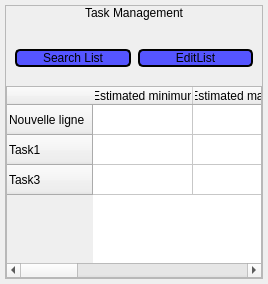
         <widget class="QWidget" name="task_card">
          <property name="sizePolicy">
           <sizepolicy hsizetype="Fixed" vsizetype="Fixed">
            <horstretch>0</horstretch>
            <verstretch>0</verstretch>
           </sizepolicy>
          </property>
          <layout class="QVBoxLayout" name="verticalLayout_9">
           <property name="spacing">
            <number>0</number>
           </property>
           <property name="leftMargin">
            <number>0</number>
           </property>
           <property name="topMargin">
            <number>0</number>
           </property>
           <property name="rightMargin">
            <number>0</number>
           </property>
           <property name="bottomMargin">
            <number>0</number>
           </property>
           <item>
            <widget class="QWidget" name="task_panel" native="true">
             <layout class="QVBoxLayout" name="verticalLayout_22">
              <property name="spacing">
               <number>5</number>
              </property>
              <property name="leftMargin">
               <number>5</number>
              </property>
              <property name="topMargin">
               <number>5</number>
              </property>
              <property name="rightMargin">
               <number>5</number>
              </property>
              <property name="bottomMargin">
               <number>5</number>
              </property>
              <item>
               <widget class="QFrame" name="task_frame">
                <property name="frameShape">
                 <enum>QFrame::StyledPanel</enum>
                </property>
                <property name="frameShadow">
                 <enum>QFrame::Raised</enum>
                </property>
                <layout class="QVBoxLayout" name="verticalLayout_19">
                 <property name="spacing">
                  <number>0</number>
                 </property>
                 <property name="leftMargin">
                  <number>0</number>
                 </property>
                 <property name="topMargin">
                  <number>0</number>
                 </property>
                 <property name="rightMargin">
                  <number>0</number>
                 </property>
                 <property name="bottomMargin">
                  <number>0</number>
                 </property>
                 <item>
                  <widget class="QLabel" name="task_main_title">
                   <property name="styleSheet">
                    <string notr="true">font: 87 15pt &quot;Arial Black&quot;;</string>
                   </property>
                   <property name="text">
                    <string>Task Management</string>
                   </property>
                   <property name="alignment">
                    <set>Qt::AlignCenter</set>
                   </property>
                  </widget>
                 </item>
                 <item>
                  <spacer name="task_above_spacer">
                   <property name="orientation">
                    <enum>Qt::Horizontal</enum>
                   </property>
                   <property name="sizeHint" stdset="0">
                    <size>
                     <width>40</width>
                     <height>20</height>
                    </size>
                   </property>
                  </spacer>
                 </item>
                 <item>
                  <widget class="QWidget" name="task_option_container" native="true">
                   <property name="sizePolicy">
                    <sizepolicy hsizetype="MinimumExpanding" vsizetype="MinimumExpanding">
                     <horstretch>200</horstretch>
                     <verstretch>20</verstretch>
                    </sizepolicy>
                   </property>
                   <property name="styleSheet">
                    <string notr="true">QPushButton{
border: 2px solid;
border-color:rgb(0, 0, 0);
background-color: rgb(85, 85, 255);
border-radius: 5px;
font: 75 12pt &quot;Arial Narrow&quot;;
}
QPushButton:hover{
background-color: rgb(255, 255, 255);
border-top-left-radius: 2px;
border-bottom-left-radius: 2px;

font: 75 12pt &quot;Arial Narrow&quot;;
}</string>
                   </property>
                   <layout class="QVBoxLayout" name="verticalLayout_20">
                    <property name="spacing">
                     <number>7</number>
                    </property>
                    <item>
                     <layout class="QHBoxLayout" name="task_option_container_hor_layout">
                      <property name="sizeConstraint">
                       <enum>QLayout::SetDefaultConstraint</enum>
                      </property>
                      <item>
                       <widget class="QPushButton" name="task_bt_search">
                        <property name="text">
                         <string>Search List</string>
                        </property>
                        <property name="iconSize">
                         <size>
                          <width>20</width>
                          <height>20</height>
                         </size>
                        </property>
                       </widget>
                      </item>
                      <item>
                       <widget class="QPushButton" name="task_bt_edit">
                        <property name="text">
                         <string>EditList</string>
                        </property>
                       </widget>
                      </item>
                     </layout>
                    </item>
                   </layout>
                  </widget>
                 </item>
                 <item>
                  <spacer name="task_below_spacer">
                   <property name="orientation">
                    <enum>Qt::Horizontal</enum>
                   </property>
                   <property name="sizeType">
                    <enum>QSizePolicy::Minimum</enum>
                   </property>
                   <property name="sizeHint" stdset="0">
                    <size>
                     <width>10</width>
                     <height>10</height>
                    </size>
                   </property>
                  </spacer>
                 </item>
                 <item>
                  <widget class="QWidget" name="task_table_container" native="true">
                   <property name="sizePolicy">
                    <sizepolicy hsizetype="Preferred" vsizetype="Preferred">
                     <horstretch>150</horstretch>
                     <verstretch>200</verstretch>
                    </sizepolicy>
                   </property>
                   <layout class="QVBoxLayout" name="verticalLayout_21">
                    <property name="spacing">
                     <number>0</number>
                    </property>
                    <property name="leftMargin">
                     <number>0</number>
                    </property>
                    <property name="topMargin">
                     <number>0</number>
                    </property>
                    <property name="rightMargin">
                     <number>0</number>
                    </property>
                    <property name="bottomMargin">
                     <number>0</number>
                    </property>
                    <item>
                     <widget class="QTableWidget" name="task_table">
                      <row>
                       <property name="text">
                        <string>Nouvelle ligne</string>
                       </property>
                      </row>
                      <row>
                       <property name="text">
                        <string>Task1</string>
                       </property>
                      </row>
                      <row>
                       <property name="text">
                        <string>Task3</string>
                       </property>
                      </row>
                      <column>
                       <property name="text">
                        <string>Estimated minimun</string>
                       </property>
                      </column>
                      <column>
                       <property name="text">
                        <string>Estimated maximun</string>
                       </property>
                      </column>
                      <column>
                       <property name="text">
                        <string>Estimated time</string>
                       </property>
                      </column>
                      <column>
                       <property name="text">
                        <string>Time</string>
                       </property>
                      </column>
                     </widget>
                    </item>
                   </layout>
                  </widget>
                 </item>
                </layout>
               </widget>
              </item>
             </layout>
            </widget>
           </item>
          </layout>
         </widget>
